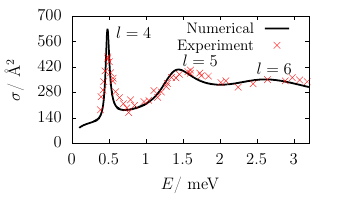

Here is the gnuplot script that generated this plot:
set t epslatex 9 standalone color size 8.6cm, 5cm header '\usepackage{amsmath}' font "Helvetica,12"
set output "plot_with_labels_and_exp.tex"
#set output "cross_sec_book_recreated.pdf"

set xlabel '$E$/ meV'
set ylabel '$\sigma$/ Å$^2$'
set ytics 0,140,700
set label '$l = 4$' at 0.6,600
set label '$l = 5$' at 1.5,450
set label '$l = 6$' at 2.5,405
set key samplen 2

scale = 8.5

set xrange[0:3.2]
set yrange[0:700]

p "cross_sec_Emin0.100Emax0.300N000048.dat" u 1:($2*3.57*3.57) w l lw 5 lc rgb "black" t '\small Numerical' , "cross_sec_Emin0.300Emax1.000N000996.dat" u 1:($2*3.57*3.57)w l lw 5 lc "black" t  "","cross_sec_Emin1.000Emax3.200N001500.dat" u 1:($2*3.57*3.57)w l lc "black" lw 5 t "", "toenniesexperimentaldata.txt" u 1:($2*scale) ps 1.5 pt 2 lc rgb "red" t '\small Experiment'
set output
system("latexmk -pdf plot_with_labels_and_exp.tex")
